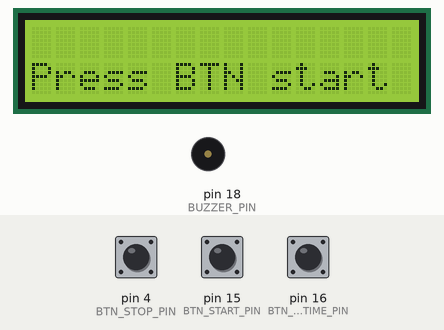
Simulated run of this program. Board: Arduino Uno, built with avr-gcc and run on an emulated ATmega328P. Shown: 16×2 character LCD, buzzer (waves = sounding, pin HIGH). The test bench sets the inputs (shaded band); at power-on: pin 15 (BTN_START_PIN) HIGH, pin 4 (BTN_STOP_PIN) HIGH, pin 16 (BTN_CLEAR_TIME_PIN) HIGH. What the program prints to the serial monitor is not drawn.

Above: at 1.2 s.
1.3 s: pin 15 (BTN_START_PIN) pulled LOW for 0.6 s
At 3.4 s:
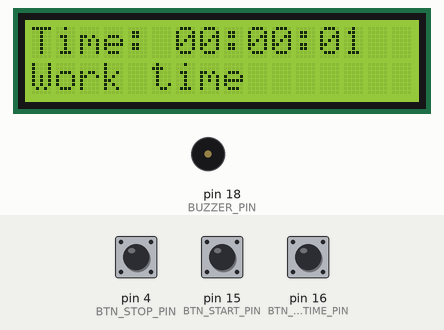
4.9 s: pin 4 (BTN_STOP_PIN) pulled LOW for 0.6 s
At 6.0 s:
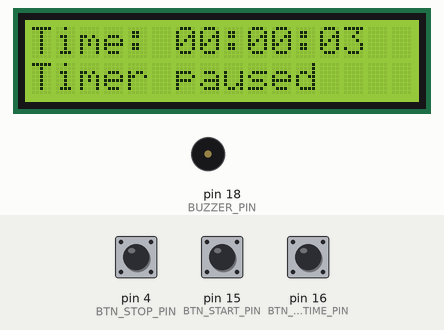
7.0 s: pin 16 (BTN_CLEAR_TIME_PIN) pulled LOW for 0.6 s
At 8.6 s:
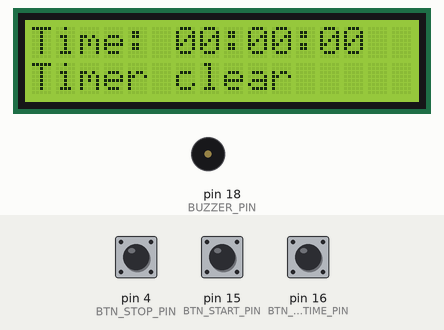
9.1 s: pin 4 (BTN_STOP_PIN) pulled LOW for 1 s
At 10.8 s:
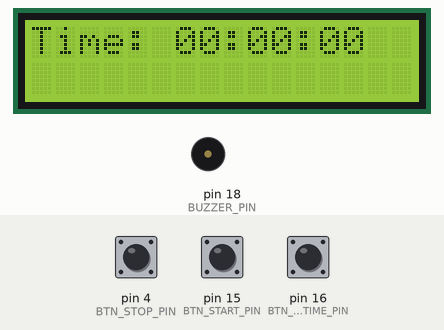
11.6 s: pin 15 (BTN_START_PIN) pulled LOW for 1 s
At 12.7 s:
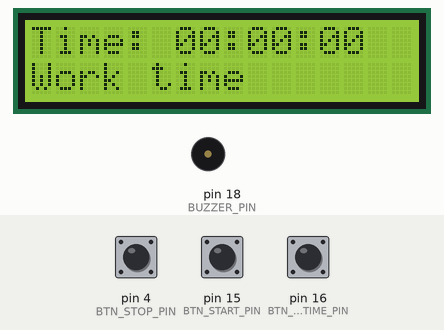
15.6 s: pin 16 (BTN_CLEAR_TIME_PIN) pulled LOW for 1 s
At 16.4 s:
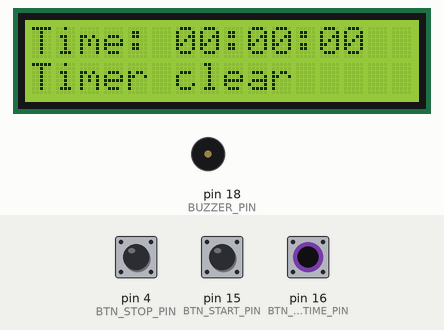
Timing chart, 0 to 18.6 s (numbered marks = the images above; inputs shaded):
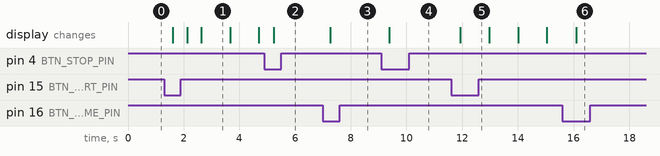

Measured:
- after the input at 1.3 s, the display: first changes after 0.31 s (image 1 shows a later state)
- after the input at 4.9 s, the display: changes after 0.34 s (image 2)
- after the input at 7.0 s, the display: changes after 0.27 s (image 3)
- after the input at 9.1 s, the display: changes after 0.29 s (image 4)
- after the input at 11.6 s, the display: changes after 0.33 s (image 5)
- after the input at 15.6 s, the display: changes after 0.50 s (image 6)
- what the display in image 1 shows lasts 1.1 s, from 2.6 s to 3.7 s

The program:

main.cpp
```cpp
#include <Arduino.h>
#include <LiquidCrystal_I2C.h>
#include <string>

#include "Timer.h"
#include "timeConverter.h"

#define BUZZER_PIN 18

#define BTN_START_PIN 15
#define BTN_STOP_PIN 4
#define BTN_CLEAR_TIME_PIN 16

// time in miliseconds
long long workTime = timeStringToMilliseconds("01:00:00");
long long relaxTime = timeStringToMilliseconds("00:10:00");

LiquidCrystal_I2C lcd(0x27, 16, 2);
Timer MyTimer(relaxTime, workTime, lcd);

void setup()
{
  Serial.begin(115200);
  // lcd init
  lcd.init();
  lcd.clear();
  lcd.backlight();

  lcd.setCursor(0, 1);
  lcd.print("Press BTN start");

  pinMode(BUZZER_PIN, OUTPUT);

  pinMode(BTN_START_PIN, INPUT_PULLUP);
  pinMode(BTN_STOP_PIN, INPUT_PULLUP);
  pinMode(BTN_CLEAR_TIME_PIN, INPUT_PULLUP);
}

void loop()
{
  // loop for time work
  MyTimer.TimerLoop();

  if (digitalRead(BTN_CLEAR_TIME_PIN) == LOW)
    MyTimer.Clear();

  // start
  if (digitalRead(BTN_START_PIN) == LOW)
    MyTimer.Start();

  // stop
  if (digitalRead(BTN_STOP_PIN) == LOW)
    MyTimer.Pause();

  delay(500);
}
```
